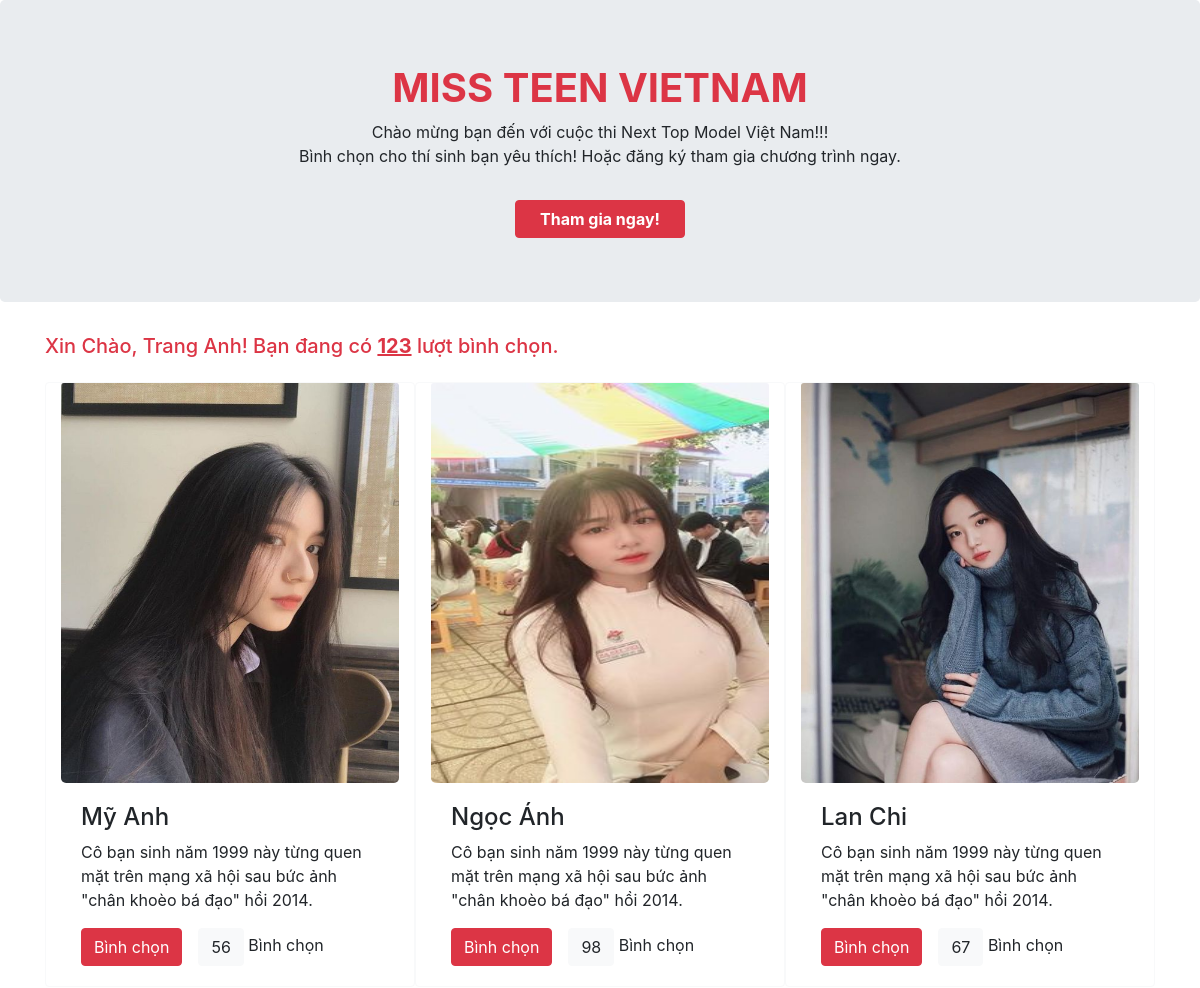
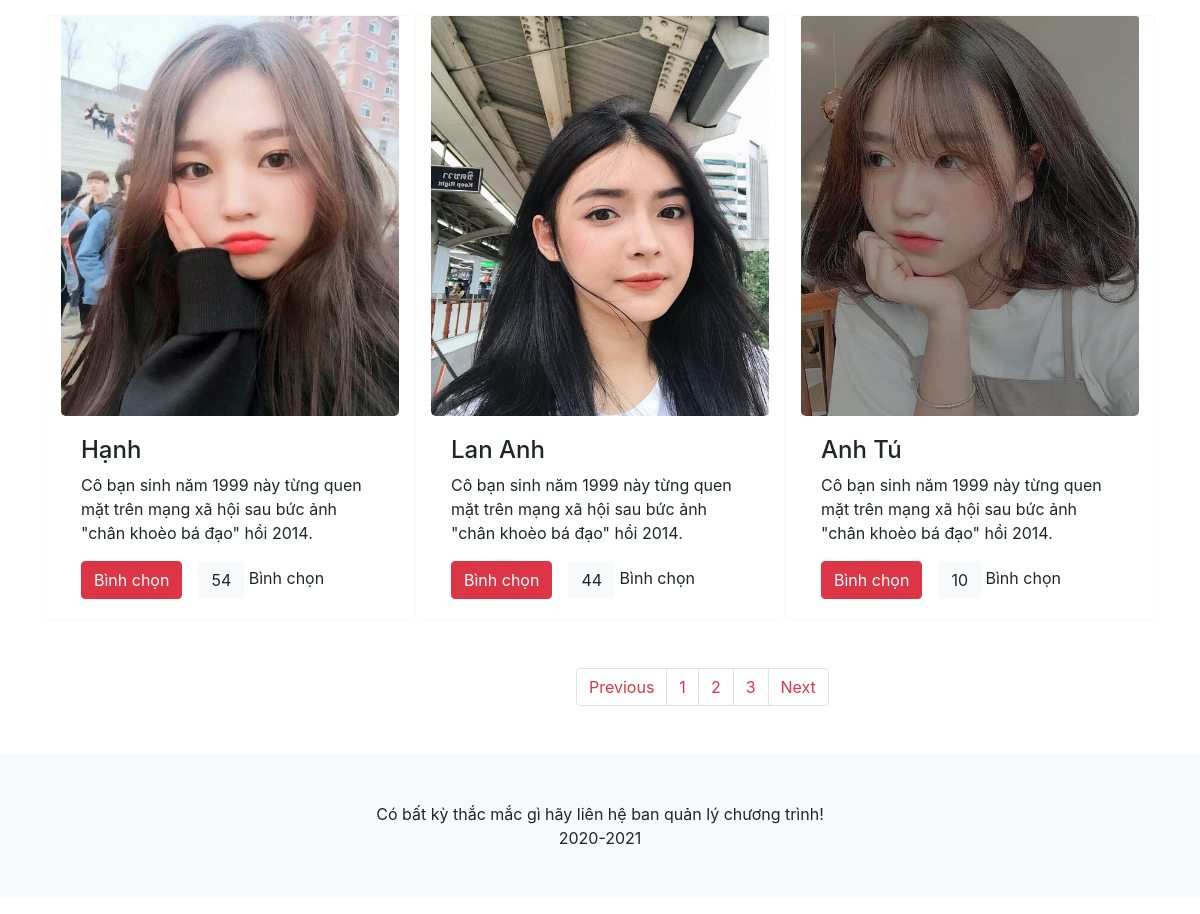
The page /index.php?page=2 (signed in) on the database its author committed (2 pictures, top to bottom).
### tables this page shows
CREATE TABLE `users` (
  `username` varchar(30) NOT NULL,
  `password` varchar(30) NOT NULL,
  `name` varchar(30) NOT NULL,
  `phonenum` varchar(20) NOT NULL,
  `image` text NOT NULL,
  `votes` int(11) DEFAULT 0
);

### index.php (the view, shortened to what this page needs)
<!DOCTYPE html>
<html>
<head>
    <link rel="stylesheet" href="./css/style.css">
    <link rel="stylesheet" href="https://maxcdn.bootstrapcdn.com/bootstrap/4.5.2/css/bootstrap.min.css">
</head>
<body>
    <div class="jumbotron text-center">
        <h1 class="text-danger"><b>MISS TEEN VIETNAM</b></h1>
        <p>Chào mừng bạn đến với cuộc thi Next Top Model Việt Nam!!!<br> Bình chọn cho thí sinh bạn yêu thích! Hoặc đăng ký tham gia chương trình ngay.</p>
        <a href="./dangky.php"><button class="btn btn-danger mt-3 px-4"><b>Tham gia ngay!</b></button></a>
    </div>
    <div class="container">
    <?php
        if (isset($_SESSION['name'])) {
            echo "<h5 class='text-danger'> Xin Chào, ";
            echo $_SESSION['name'] . "! ";
            echo "Bạn đang có <b><u>" . $_SESSION['votes'] . "</u></b> lượt bình chọn.";
            echo "</h5>";
        }
    ?>
    </div>
    <?php
        require_once("connection.php");
        $result = mysqli_query($conn, 'select count(username) as total from users');
        $row = mysqli_fetch_assoc($result);
        $total_records = $row['total'];
        $current_page = isset($_GET['page']) ? $_GET['page'] : 1;
        $limit = 6;
        $total_page = ceil($total_records / $limit);
        $start = ($current_page - 1) * $limit;
        $result = mysqli_query($conn, "SELECT * FROM users LIMIT $start, $limit");
    ?>
    <div class="container row m-auto">
        <?php
            while ($row = mysqli_fetch_array($result)) {
                echo '<div class="card border-light col-md-4 bg-white mt-3">';
                echo "<img class=\"card-img-top myImg\" src=\"" . $row['image'] . "\" style=\"width: 100%; height: 400px\">";
                echo '<div class="card-body">';
                echo '<h4>' . $row['name'] . '</h4>';
                echo '<p class="card-text">Cô bạn sinh năm 1999 này từng quen mặt trên mạng xã hội sau bức ảnh "chân khoèo bá đạo" hồi 2014.</p>';
                echo '<button class="btn btn-danger vote" data-toggle="modal" data-target="#voteModal">Bình chọn</button>';
                echo '<button class="btn btn-light ml-3">' . $row['votes'] . '</button> <span>Bình chọn</span> ';
                echo '</div></div>';
            }
        ?>
    </div>
    <div class="pagination my-5" style="margin-left: 48%;">
           <?php
            if ($current_page > 1 && $total_page > 1){
                echo '<li class="page-item"><a class="page-link text-danger" href="index.php?page='.($current_page-1).'">Previous</a></li>';
            }
            for ($i = 1; $i <= $total_page; $i++){
                if ($i == $current_page){
                    echo '<li class="page-item"><a class="page-link text-danger">'  . $i .  '</a></li>';
                }
                else{
                    echo '<li class="page-item"><a class="page-link text-danger" href="index.php?page=' . $i . '">' . $i . '</a></li>';
                }
            }
            if ($current_page < $total_page && $total_page > 1){
                echo '<li class="page-item"><a class="page-link text-danger" href="index.php?page=' . ($current_page+1) . '">Next</a></li>';
            }
           ?>
        </div>
</body>
<footer class="container-fluid bg-light">
    <div>
        <p class="text-center p-5">Có bất kỳ thắc mắc gì hãy liên hệ ban quản lý chương trình!<br>2020-2021</p>
    </div>
</footer>
</html>

### css/style.css (style rules this page uses)
.myImg { border-radius: 5px; cursor: pointer; transition: 0.3s; }

### rows shown on the page
users: image (picture), name "Mỹ Anh", votes "56"
users: image (picture), name "Ngọc Ánh", votes "98"
users: image (picture), name "Lan Chi", votes "67"
users: image (picture), name "Hạnh", votes "54"
users: image (picture), name "Lan Anh", votes "44"
users: image (picture), name "Anh Tú", votes "10"

### other values the page prints
$_SESSION['name'] "Trang Anh"
$_SESSION['votes'] "123"
